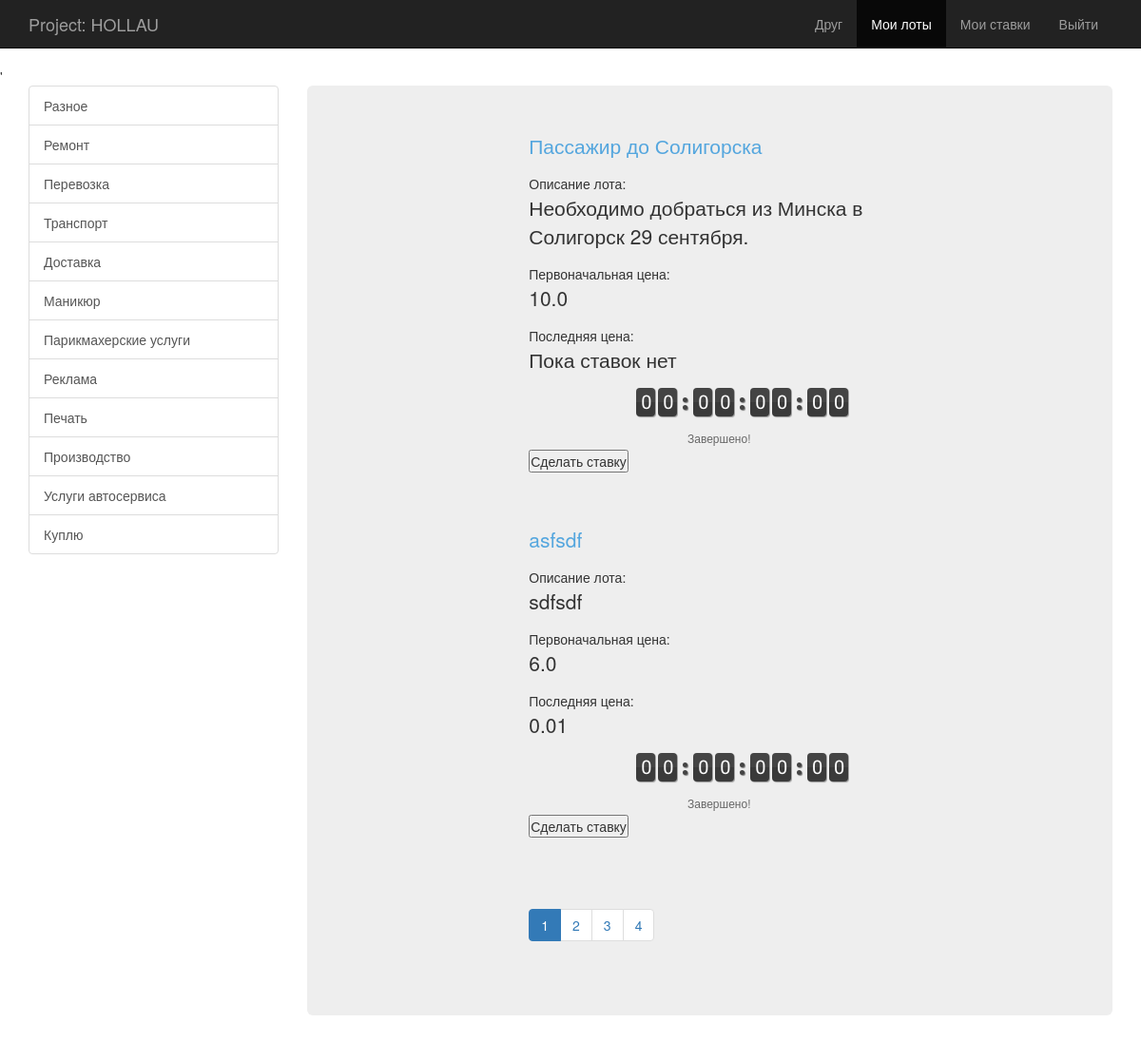
Screenshot of /category/3/ with the database file from the repository.
### hollau/models.py (models this page shows, shortened)
class Category(models.Model):
    name = models.CharField(u'категория', max_length=30)

class Lot(models.Model):
    name = models.CharField(u"предложение", max_length=100)
    description = models.TextField(u"описание предложения")
    start_price = models.FloatField(u"стартовая цена")
    current_price = models.FloatField(u"текущая цена", blank=True, null=True)
    sold = models.BooleanField(u"продано", default=False)
    author = models.ForeignKey(User, verbose_name=u"Аукционатор", related_name='lots', default="1")
    start_date = models.DateTimeField(u'начало продажи', auto_now_add=True)
    end_date = models.DateTimeField(u'окончание продажи')
    lastest_propose = models.DateTimeField(u'последнее предложение', blank=True, null=True)
    category = models.ForeignKey(Category, verbose_name=u'категория', default=1)
    location = models.CharField(u'локация', max_length=100, default='')
    class Admin:
        list_display = ("name", "price", "propose", "lastest_propose", "bought")
        ordering = ("-lastest_propose", "end_date",)
    def propose(self):
        lastest = self.propose_set.order_by('-date')
        if lastest:
            return lastest[0]
        else:
            return None
    def bought(self):
        return self.propose() and ((self.end_date < datetime.datetime.now()) or self.sold)

### hollau/views.py (the view)
# urls.py: url(r'^category/(?P<pk>[0-9]+)/$', views.category, name='category'),
def category(request, pk):
    categories = models.Category.objects.all()
    category_lots = models.Lot.objects.filter(category=pk).order_by('-start_date')
    paginator, page = paginate(request, category_lots)
    return render(request, 'categorypage.html', {'paginator': paginator, 'page': page, 'category_lots': page.object_list, 'categories': categories, 'category_id': pk})

### hollau/views.py (called while the page is built)
def paginate(request, qs):
    try:
        limit = int(request.GET.get('limit', 2))
    except ValueError:
        limit = 2
    if limit > 2:
        limit = 2
    try:
        page = int(request.GET.get('page',1))
    except ValueError:
        raise Http404
    paginator = Paginator(qs, limit)
    try:
        page = paginator.page(page)
    except EmptyPage:
        page = paginator.page(paginator.num_pages)
    return paginator, page

### hollau/templates/categorypage.html (shortened to what this page needs)
{% extends 'base.html' %}
{% load staticfiles %}
{% block javascript %}
        <link rel="stylesheet" href="{% static 'countdown_style.css' %}" />
        <link rel="stylesheet" href="{% static 'jquery.countdown.css' %} " />
{% endblock %}
{% block content %}
<div class="row">
  <div class="col-lg-12 col-md-12 col-sm-12 col-xs-12">
{% for lot in category_lots %}
<div data-timer="{{lot.end_date|date:'Y-m-d H:i'}}">
<p><a href="{% url 'lot_detail' lot.id%}">{{lot.name}}</a></p>
Описание лота: <p>{{lot.description}}</p>
Первоначальная цена: <p>{{lot.start_price}}</p>
Последняя цена:
{% if lot.current_price %}
<p id="current_price">{{lot.current_price|floatformat:2}}</p>
{% else %}
<p id="current_price">Пока ставок нет</p>
{% endif %}
<div id="countdown"></div>
<p id="note"></p>
<button id="makeabet">Сделать ставку</button><p id="help_for_bet"></p><br><br>
</div>
{% endfor %}
<ul class="pagination" display="inline">
{% for p in paginator.page_range %}
  {% if p == page.number %}
    <li class="active">
  {% else %}
    <li>
  {% endif %}
    <a href="/category/{{category_id}}/?page={{ p }}">{{ p }}</a>
  </li>
{% endfor %}
</ul>
      </div>
    </div>
<body>
</body>
{% endblock %}

### hollau/templates/base.html (shortened to what this page needs)
{% load staticfiles %}
<!DOCTYPE html>
<html>
  <head>
    <link href={% static "bootstrap/css/bootstrap.min.css" %} rel="stylesheet">
    <link href={% static 'offcanvas.css' %} rel="stylesheet">'
    <link rel="stylesheet" type="text/css" href="{% static 'style.css' %}">
  </head>
  <body>
    <nav class="navbar navbar-fixed-top navbar-inverse">
      <div class="container">
        <div class="navbar-header">
          <a class="navbar-brand" href="{% url 'index' %}">Project: HOLLAU</a>
        </div>
        <div id="navbar" class="collapse navbar-collapse navbar-right">
          <ul class="nav navbar-nav">
              {%if user.is_authenticated%}
            <li><a href="#">{{user.first_name}}</a></li>
              {% else %}
              <li><a href="{%url 'login' %}">Друг</a></li>
              {% endif %}
            <li id="lots" class="active"><a href="#">Мои лоты</a></li>
            <li id="bets"><a href="#about">Мои ставки</a></li>
            <li><a href="{% url 'logout' %}">Выйти</a></li>
          </ul>
        </div>
      </div>
    </nav>
    <div class="container">
      <div class="row row-offcanvas row-offcanvas-left">
          <div class="col-xs-6 col-sm-3 sidebar-offcanvas" id="sidebar">
          <div class="list-group">
            {% for category in categories %}
            <a href="{% url 'category' category.id%}" class="list-group-item">{{ category.name }}</a>
            {% endfor %}
          </div>
        </div>
        <div class="col-xs-12 col-sm-9">
          <div class="jumbotron">
          <main>
          <div id="container">
			{%block content%}{%endblock%}
		  </div>
          </main>
          </div>
        </div>
      </div>
    {% block javascript %}{% endblock %}
  </body>
</html>

### hollau/static/offcanvas.css (style rules this page uses)
html, body { overflow-x: hidden; }
body { padding-top: 70px; }

### hollau/static/style.css (style rules this page uses)
#container { width: 400px; margin: auto; padding: 0 10px 10px 10px; }

### hollau/static/countdown_style.css (style rules this page uses)
* { margin:0; padding:0; }
html { position:relative; }
a, a:visited { text-decoration:none; outline:none; color:#54a6de; }
#note { color: #666666; font-size: 12px; margin: 0 auto; padding: 4px; text-align: center; text-shadow: 1px 1px 0 rgba(255, 255, 255, 0.3); width: 400px; }

### hollau/templates/categorypage.html (style rules this page uses)
ul.pagination li { display: inline; margin-right: 5px; padding: 3px; }

### rows the page displays
Category: name "Разное"
Category: name "Ремонт"
Category: name "Перевозка"
Category: name "Транспорт"
Category: name "Доставка"
Category: name "Маникюр"
Category: name "Парикмахерские услуги"
Category: name "Реклама"
Category: name "Печать"
Category: name "Производство"
Category: name "Услуги автосервиса"
Category: name "Куплю"
Lot: name "Пассажир до Солигорска", description "Необходимо добраться из Минска в Солигорск 29 сентября.", start_price "10.0", shows "Пока ставок нет"
Lot: name "asfsdf", description "sdfsdf", start_price "6.0", current_price "0.01"

### other values shown
{{ p }} "1" "2" "3" "4"
